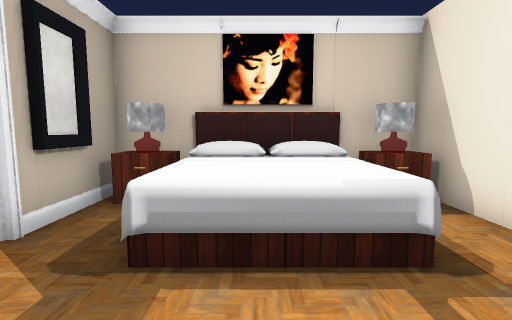
view 1 (above)

24 first-person views from a walk through a Unity game level. The camera is 1.4 m above the floor, tilts 6° down and sees 85° across. The floor is counted in squares, 1 m on a side. Each view is taken from the middle of a square. On the plan, view 1 faces up. The plan holds only what a view shows up to about 14 squares ahead; the rest is blank. Door leaves are left out, so doorways stand open. Some surface patterns are stand-ins.

view 2
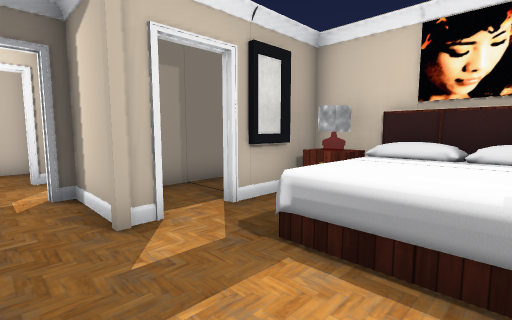

view 3
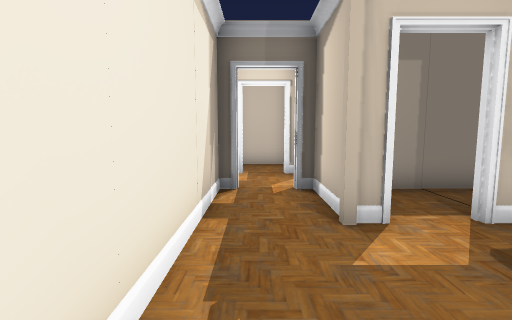

view 4
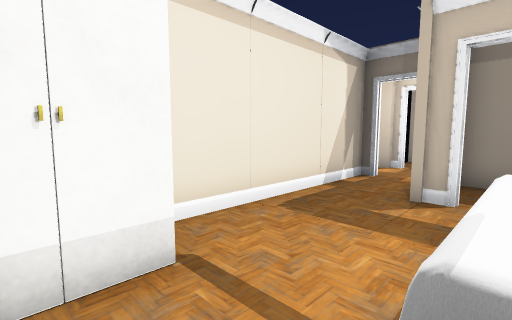

view 5
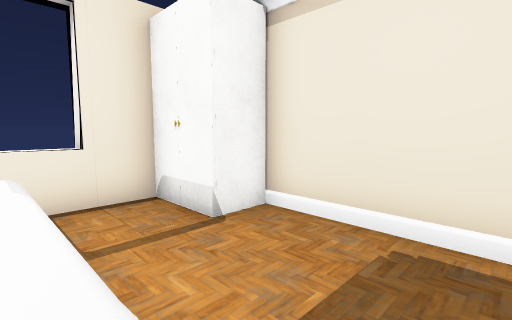

view 6
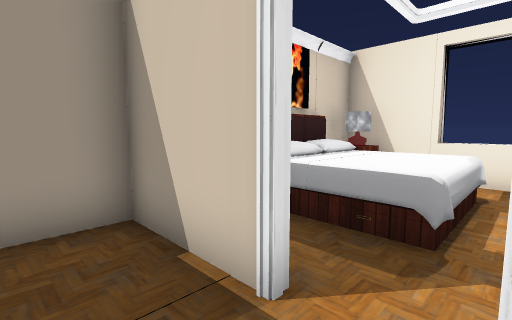

view 7
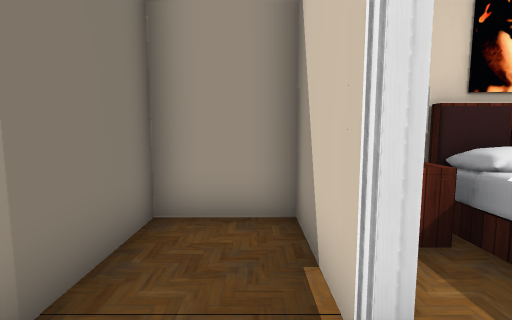

view 8
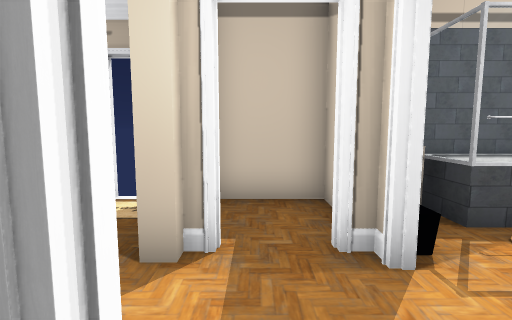

view 9
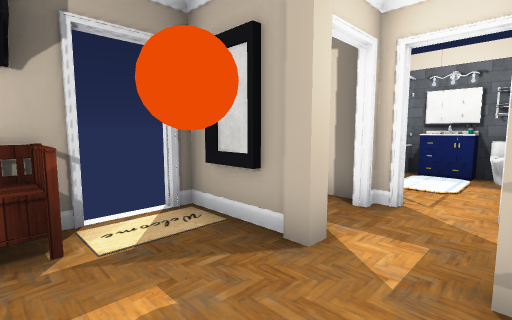

view 10
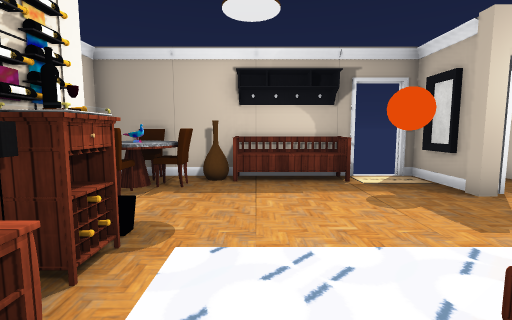

view 11
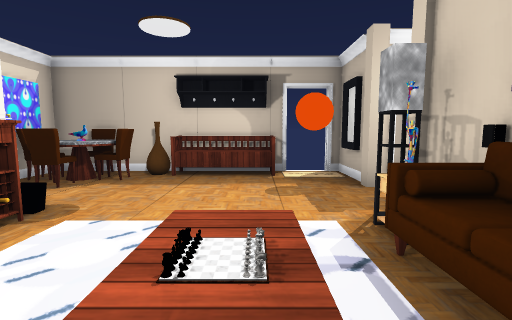

view 12
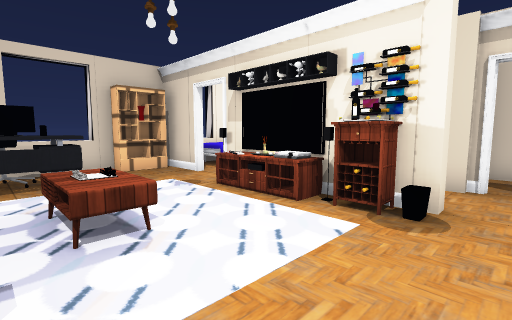

view 13
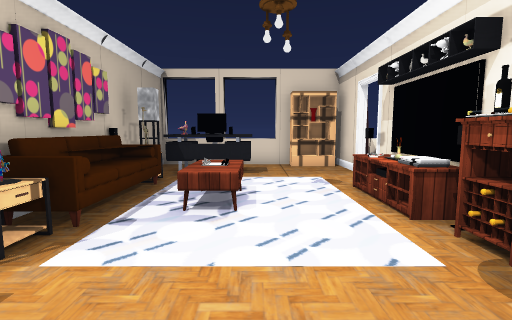

view 14
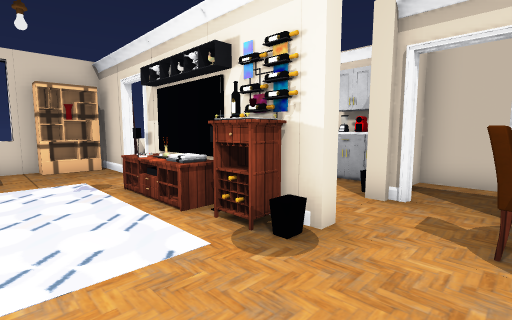

view 15
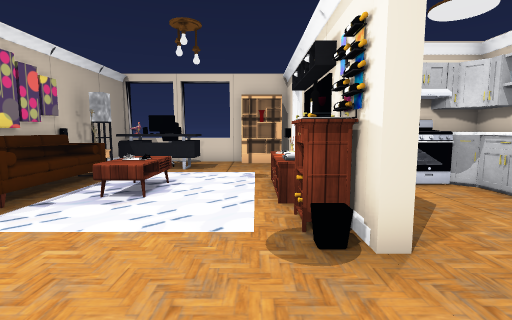

view 16
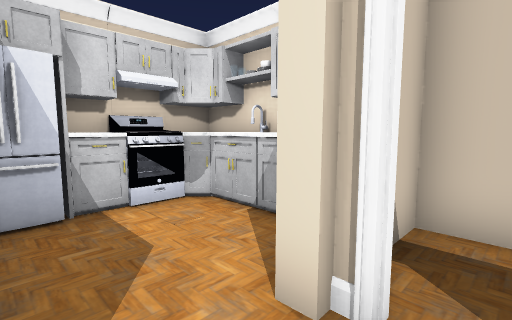

view 17
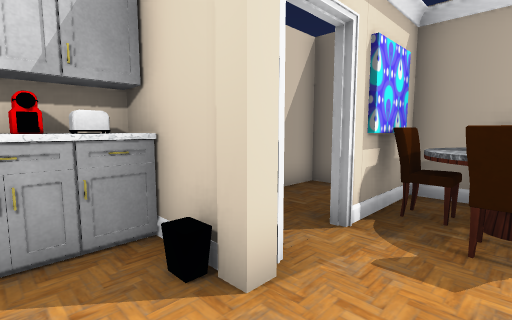

view 18
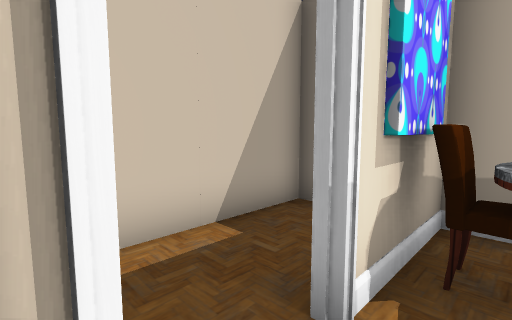

view 19
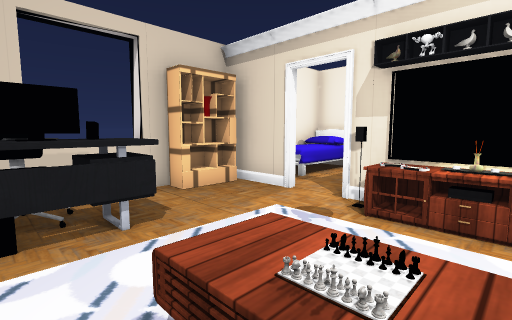

view 20
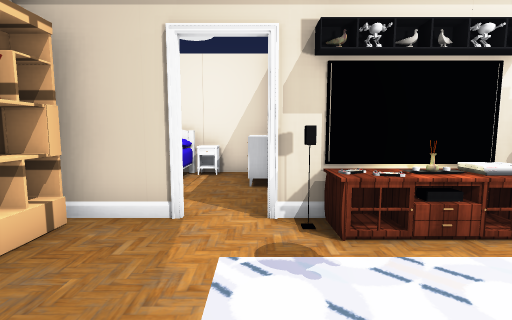

view 21
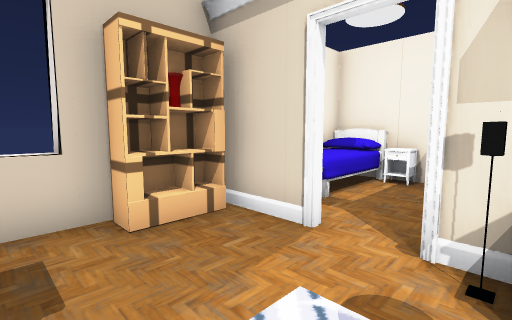

view 22
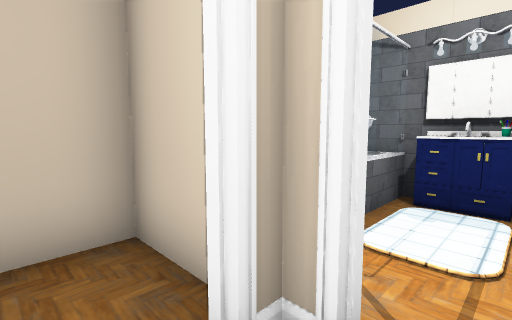

view 23
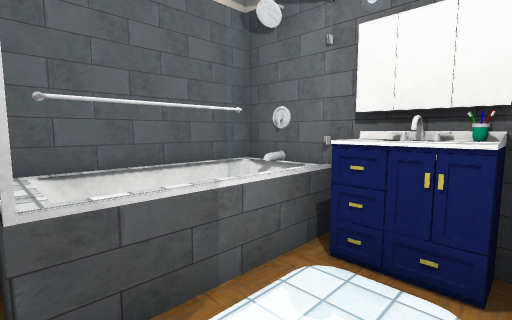

view 24
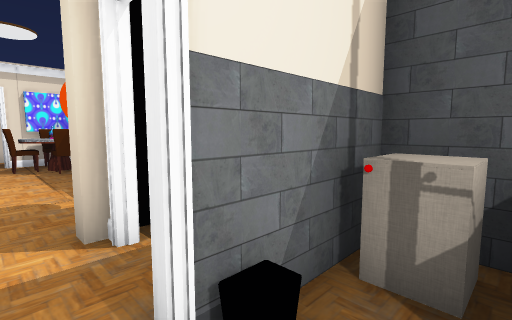

### Floor plan
Key: @ floor where view 1 was taken; # wall or solid block; . floor; D open door; = window, fence, low wall or low ledge; ^ raised ledge; O other object.
Columns run from 11 left of view 1 to 4 right of it. Each row starts with its distance up from view 1.
  7  ##########  ###
  6 ###OO#..#OOOOOO#
  5 #O=..#..#OOOOOO#
  4 #O=..#..#.OOOO.#
  3 #O#..#..D.OOOO.^
  2 #^##D#..D......^
  1 ###DDD##O......#
  0 #..D.D.....@.OO#
 -1 ###O.O##########
 -2 D OO..OOOOOO^^.^
 -3 DOOO........#OO^
 -4 #O..... OO..#O.^
 -5 #O..... OO..^..^
 -6 #O.....  . ....#
 -7 #O.......O....O#
 -8 #OO...O####DD#O#
 -9 #OOO.O#..O#DD##
-10 #OOO.....#O .OOO
-11 ####DO...#OO.#O#
-12 #....#=..##O.OO#
-13 #....###^##O^OO#
-14 ######### ######

Where each view was taken, in squares from view 1:
view 1: 0 up, 0 right, facing up
view 2: 0 up, 1 right, facing up-left
view 3: 0 up, 1 right, facing left
view 4: 3 up, 3 right, facing down-left
view 5: 3 up, 2 left, facing down-right
view 6: 2 up, 5 left, facing up-right
view 7: 2 up, 4 left, facing up
view 8: 0 up, 5 left, facing left
view 9: 4 down, 6 left, facing up-left
view 10: 6 down, 2 left, facing left
view 11: 4 down, 1 left, facing left
view 12: 3 down, 7 left, facing down-right
view 13: 5 down, 8 left, facing right
view 14: 5 down, 8 left, facing down-right
view 15: 7 down, 9 left, facing right
view 16: 9 down, 7 left, facing down-right
view 17: 9 down, 4 left, facing down-left
view 18: 10 down, 6 left, facing down-left
view 19: 3 down, 3 left, facing down-right
view 20: 4 down, 0 right, facing down
view 21: 5 down, 1 left, facing down-right
view 22: 0 up, 7 left, facing up-left
view 23: 3 up, 7 left, facing up-left
view 24: 3 up, 7 left, facing down-left
